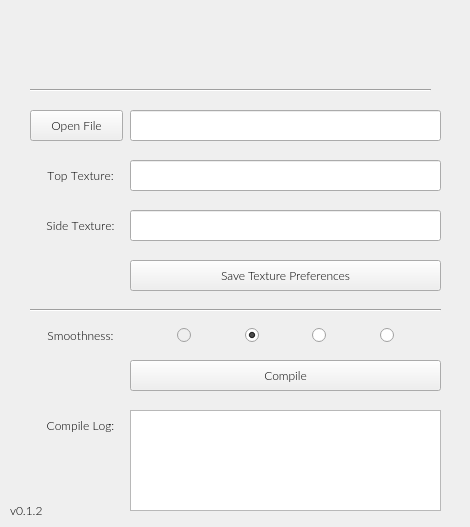
<?xml version="1.0" encoding="UTF-8"?>
<ui version="4.0">
 <class>Form</class>
 <widget class="QWidget" name="Form">
  <property name="geometry">
   <rect>
    <x>0</x>
    <y>0</y>
    <width>470</width>
    <height>527</height>
   </rect>
  </property>
  <property name="font">
   <font>
    <family>Lato Light</family>
   </font>
  </property>
  <property name="windowTitle">
   <string>Form</string>
  </property>
  <widget class="QPushButton" name="openFileBtn">
   <property name="geometry">
    <rect>
     <x>30</x>
     <y>110</y>
     <width>93</width>
     <height>31</height>
    </rect>
   </property>
   <property name="font">
    <font>
     <family>Lato Light</family>
    </font>
   </property>
   <property name="text">
    <string>Open File</string>
   </property>
  </widget>
  <widget class="QLineEdit" name="fileNameLe">
   <property name="enabled">
    <bool>true</bool>
   </property>
   <property name="geometry">
    <rect>
     <x>130</x>
     <y>110</y>
     <width>311</width>
     <height>31</height>
    </rect>
   </property>
   <property name="font">
    <font>
     <family>Lato Light</family>
    </font>
   </property>
   <property name="echoMode">
    <enum>QLineEdit::Normal</enum>
   </property>
   <property name="alignment">
    <set>Qt::AlignCenter</set>
   </property>
   <property name="readOnly">
    <bool>true</bool>
   </property>
   <property name="clearButtonEnabled">
    <bool>false</bool>
   </property>
  </widget>
  <widget class="QLabel" name="topTextureLbl">
   <property name="geometry">
    <rect>
     <x>40</x>
     <y>160</y>
     <width>81</width>
     <height>31</height>
    </rect>
   </property>
   <property name="font">
    <font>
     <family>Lato Light</family>
     <kerning>false</kerning>
    </font>
   </property>
   <property name="text">
    <string>Top Texture:</string>
   </property>
   <property name="alignment">
    <set>Qt::AlignCenter</set>
   </property>
  </widget>
  <widget class="QLineEdit" name="topTextureLe">
   <property name="geometry">
    <rect>
     <x>130</x>
     <y>160</y>
     <width>311</width>
     <height>31</height>
    </rect>
   </property>
   <property name="font">
    <font>
     <family>Lato Light</family>
    </font>
   </property>
   <property name="alignment">
    <set>Qt::AlignCenter</set>
   </property>
  </widget>
  <widget class="QLabel" name="sideTextureLbl">
   <property name="geometry">
    <rect>
     <x>40</x>
     <y>210</y>
     <width>81</width>
     <height>31</height>
    </rect>
   </property>
   <property name="font">
    <font>
     <family>Lato Light</family>
     <kerning>false</kerning>
    </font>
   </property>
   <property name="text">
    <string>Side Texture:</string>
   </property>
   <property name="alignment">
    <set>Qt::AlignCenter</set>
   </property>
  </widget>
  <widget class="QLineEdit" name="sideTextureLe">
   <property name="geometry">
    <rect>
     <x>130</x>
     <y>210</y>
     <width>311</width>
     <height>31</height>
    </rect>
   </property>
   <property name="font">
    <font>
     <family>Lato Light</family>
     <kerning>true</kerning>
    </font>
   </property>
   <property name="alignment">
    <set>Qt::AlignCenter</set>
   </property>
  </widget>
  <widget class="QPushButton" name="savePreferencesBtn">
   <property name="geometry">
    <rect>
     <x>130</x>
     <y>260</y>
     <width>311</width>
     <height>31</height>
    </rect>
   </property>
   <property name="font">
    <font>
     <family>Lato Light</family>
     <kerning>true</kerning>
    </font>
   </property>
   <property name="text">
    <string>Save Texture Preferences</string>
   </property>
  </widget>
  <widget class="Line" name="line">
   <property name="geometry">
    <rect>
     <x>30</x>
     <y>300</y>
     <width>411</width>
     <height>21</height>
    </rect>
   </property>
   <property name="orientation">
    <enum>Qt::Horizontal</enum>
   </property>
  </widget>
  <widget class="QPushButton" name="compileBtn">
   <property name="geometry">
    <rect>
     <x>130</x>
     <y>360</y>
     <width>311</width>
     <height>31</height>
    </rect>
   </property>
   <property name="font">
    <font>
     <family>Lato Light</family>
     <kerning>true</kerning>
    </font>
   </property>
   <property name="text">
    <string>Compile</string>
   </property>
  </widget>
  <widget class="Line" name="line_2">
   <property name="geometry">
    <rect>
     <x>30</x>
     <y>80</y>
     <width>401</width>
     <height>21</height>
    </rect>
   </property>
   <property name="orientation">
    <enum>Qt::Horizontal</enum>
   </property>
  </widget>
  <widget class="QTextEdit" name="compileLogTe">
   <property name="enabled">
    <bool>true</bool>
   </property>
   <property name="geometry">
    <rect>
     <x>130</x>
     <y>410</y>
     <width>311</width>
     <height>101</height>
    </rect>
   </property>
   <property name="readOnly">
    <bool>true</bool>
   </property>
  </widget>
  <widget class="QLabel" name="compileLogLbl">
   <property name="geometry">
    <rect>
     <x>40</x>
     <y>410</y>
     <width>81</width>
     <height>31</height>
    </rect>
   </property>
   <property name="font">
    <font>
     <family>Lato Light</family>
     <kerning>false</kerning>
    </font>
   </property>
   <property name="text">
    <string>Compile Log:</string>
   </property>
   <property name="alignment">
    <set>Qt::AlignCenter</set>
   </property>
  </widget>
  <widget class="QWidget" name="horizontalLayoutWidget">
   <property name="geometry">
    <rect>
     <x>0</x>
     <y>20</y>
     <width>471</width>
     <height>62</height>
    </rect>
   </property>
   <layout class="QHBoxLayout" name="horizontalLayout">
    <item>
     <widget class="QLabel" name="label">
      <property name="maximumSize">
       <size>
        <width>330</width>
        <height>60</height>
       </size>
      </property>
      <property name="text">
       <string/>
      </property>
      <property name="pixmap">
       <pixmap>ui_images/appname.png</pixmap>
      </property>
      <property name="scaledContents">
       <bool>true</bool>
      </property>
     </widget>
    </item>
   </layout>
  </widget>
  <widget class="QLabel" name="label_2">
   <property name="geometry">
    <rect>
     <x>10</x>
     <y>500</y>
     <width>41</width>
     <height>21</height>
    </rect>
   </property>
   <property name="text">
    <string>v0.1.2</string>
   </property>
  </widget>
  <widget class="QWidget" name="horizontalLayoutWidget_2">
   <property name="geometry">
    <rect>
     <x>130</x>
     <y>320</y>
     <width>311</width>
     <height>31</height>
    </rect>
   </property>
   <layout class="QHBoxLayout" name="horizontalLayout_2">
    <item>
     <spacer name="horizontalSpacer_2">
      <property name="orientation">
       <enum>Qt::Horizontal</enum>
      </property>
      <property name="sizeHint" stdset="0">
       <size>
        <width>40</width>
        <height>20</height>
       </size>
      </property>
     </spacer>
    </item>
    <item>
     <widget class="QRadioButton" name="smooth0RBtn">
      <property name="enabled">
       <bool>false</bool>
      </property>
      <property name="text">
       <string/>
      </property>
     </widget>
    </item>
    <item>
     <spacer name="horizontalSpacer_3">
      <property name="orientation">
       <enum>Qt::Horizontal</enum>
      </property>
      <property name="sizeHint" stdset="0">
       <size>
        <width>40</width>
        <height>20</height>
       </size>
      </property>
     </spacer>
    </item>
    <item>
     <widget class="QRadioButton" name="smooth1RBtn">
      <property name="text">
       <string/>
      </property>
      <property name="checked">
       <bool>true</bool>
      </property>
     </widget>
    </item>
    <item>
     <spacer name="horizontalSpacer_4">
      <property name="orientation">
       <enum>Qt::Horizontal</enum>
      </property>
      <property name="sizeHint" stdset="0">
       <size>
        <width>40</width>
        <height>20</height>
       </size>
      </property>
     </spacer>
    </item>
    <item>
     <widget class="QRadioButton" name="smooth2RBtn">
      <property name="text">
       <string/>
      </property>
     </widget>
    </item>
    <item>
     <spacer name="horizontalSpacer_5">
      <property name="orientation">
       <enum>Qt::Horizontal</enum>
      </property>
      <property name="sizeHint" stdset="0">
       <size>
        <width>40</width>
        <height>20</height>
       </size>
      </property>
     </spacer>
    </item>
    <item>
     <widget class="QRadioButton" name="smooth3RBtn">
      <property name="text">
       <string/>
      </property>
     </widget>
    </item>
    <item>
     <spacer name="horizontalSpacer">
      <property name="orientation">
       <enum>Qt::Horizontal</enum>
      </property>
      <property name="sizeHint" stdset="0">
       <size>
        <width>40</width>
        <height>20</height>
       </size>
      </property>
     </spacer>
    </item>
   </layout>
  </widget>
  <widget class="QLabel" name="compileLogLbl_2">
   <property name="geometry">
    <rect>
     <x>40</x>
     <y>320</y>
     <width>81</width>
     <height>31</height>
    </rect>
   </property>
   <property name="font">
    <font>
     <family>Lato Light</family>
     <kerning>false</kerning>
    </font>
   </property>
   <property name="text">
    <string>Smoothness:</string>
   </property>
   <property name="alignment">
    <set>Qt::AlignCenter</set>
   </property>
  </widget>
 </widget>
 <resources/>
 <connections/>
</ui>
